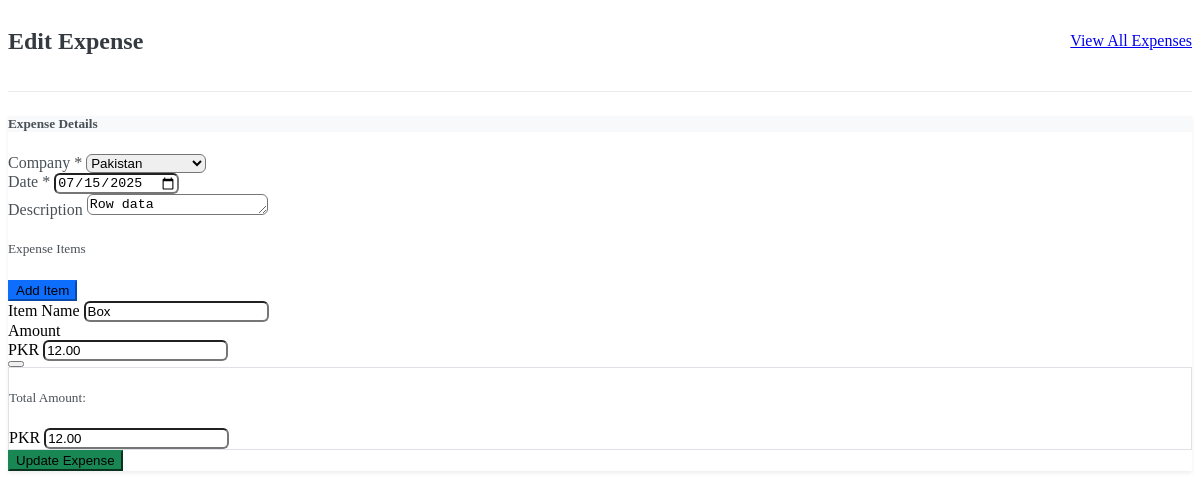
/add_expense.php?edit_id=4, run on the app's committed database.
### tables this page shows
CREATE TABLE `expenses` (
  `id` int(11) NOT NULL,
  `company_id` int(11) NOT NULL,
  `expense_date` date NOT NULL,
  `description` text DEFAULT NULL,
  `total_amount` decimal(10,2) NOT NULL,
  `created_at` timestamp NULL DEFAULT current_timestamp()
);

CREATE TABLE `companies` (
  `id` int(11) NOT NULL,
  `name` varchar(255) NOT NULL,
  `description` text DEFAULT NULL,
  `created_at` timestamp NOT NULL DEFAULT current_timestamp(),
  `updated_at` timestamp NOT NULL DEFAULT current_timestamp() ON UPDATE current_timestamp()
);

CREATE TABLE `expense_items` (
  `id` int(11) NOT NULL,
  `expense_id` int(11) NOT NULL,
  `item_name` varchar(255) NOT NULL,
  `amount` decimal(10,2) NOT NULL
);

### add_expense.php (the view, shortened to what this page needs)
<?php
require_once 'db.php';
$isEdit = false;
$expense = [
    'expense_date' => '',
    'company_id' => '',
    'description' => '',
    'total_amount' => '',
];
$items = [];
if (isset($_GET['edit_id'])) {
    $isEdit = true;
    $edit_id = (int)$_GET['edit_id'];
    $stmt = $conn->prepare("SELECT * FROM expenses WHERE id = ?");
    $stmt->bind_param("i", $edit_id);
    $stmt->execute();
    $result = $stmt->get_result();
    $expense = $result->fetch_assoc();
    $stmt = $conn->prepare("SELECT * FROM expense_items WHERE expense_id = ?");
    $stmt->bind_param("i", $edit_id);
    $stmt->execute();
    $items = $stmt->get_result()->fetch_all(MYSQLI_ASSOC);
}
$companies = $conn->query("SELECT id, name FROM companies ORDER BY name ASC");
?>
<div class="page-header d-flex justify-content-between align-items-center">
    <h2 class="mb-0 text-gray-800 font-weight-bold">
        <?= $isEdit ? 'Edit Expense' : 'Add New Expense' ?>
    </h2>
    <a href="index.php?page=reports_expenses" class="btn btn-outline-primary ms-2">
        <i class="fas fa-list me-1"></i> View All Expenses
    </a>
</div>
<div class="card shadow-sm border-0 rounded-lg mt-4">
    <div class="card-header bg-light py-3 border-bottom">
        <h5 class="mb-0 text-gray-700">
            <i class="fas fa-info-circle me-2"></i>Expense Details
        </h5>
    </div>
    <div class="card-body p-4">
        <form method="POST" action="" autocomplete="off">
            <div class="row g-3 mb-4">
                <div class="col-md-4">
                    <label class="form-label fw-medium text-gray-700">Company <span class="text-danger">*</span></label>
                    <select name="company_id" class="form-select border-2 py-2" required>
                        <?php while ($company = $companies->fetch_assoc()): ?>
                            <option value="<?= $company['id'] ?>" <?= ($expense['company_id'] == $company['id']) ? 'selected' : '' ?>>
                                <?= $company['name'] ?>
                            </option>
                        <?php endwhile; ?>
                    </select>
                </div>
                <div class="col-md-4">
                    <label class="form-label fw-medium text-gray-700">Date <span class="text-danger">*</span></label>
                    <input type="date" name="expense_date" class="form-control border-2 py-2"
                           value="<?= htmlspecialchars($expense['expense_date']) ?>" required>
                </div>
                <div class="col-md-4">
                    <label class="form-label fw-medium text-gray-700">Description</label>
                    <textarea name="description" class="form-control border-2 py-2" rows="1"><?= htmlspecialchars($expense['description']) ?></textarea>
                </div>
            </div>
            <div class="mb-4">
                <div class="d-flex justify-content-between align-items-center mb-3">
                    <h5 class="mb-0 text-gray-700 fw-medium">
                        <i class="fas fa-list-ul me-2"></i>Expense Items
                    </h5>
                    <button type="button" id="add-item" class="btn btn-sm btn-primary">
                        <i class="fas fa-plus me-1"></i> Add Item
                    </button>
                </div>
                <div id="items-container" class="border rounded">
                    <?php if (empty($items)): ?>
                        <div class="item-row p-3 border-bottom">
                            <div class="row g-2 align-items-end">
                                <div class="col-md-6">
                                    <label class="form-label small text-muted">Item Name</label>
                                    <input type="text" name="item_name[]" class="form-control border-1 py-2" placeholder="e.g. Office Supplies" required>
                                </div>
                                <div class="col-md-4">
                                    <label class="form-label small text-muted">Amount</label>
                                    <div class="input-group">
                                        <span class="input-group-text">PKR</span>
                                        <input type="number" name="amount[]" class="form-control border-1 py-2 item-amount" placeholder="0.00" step="0.01" required>
                                    </div>
                                </div>
                                <div class="col-md-2 d-flex">
                                    <button type="button" class="remove-item btn btn-outline-danger btn-sm ms-auto" disabled>
                                        <i class="fas fa-trash"></i>
                                    </button>
                                </div>
                            </div>
                        </div>
                    <?php else: ?>
                        <?php foreach ($items as $item): ?>
                            <div class="item-row p-3 border-bottom">
                                <div class="row g-2 align-items-end">
                                    <div class="col-md-6">
                                        <label class="form-label small text-muted">Item Name</label>
                                        <input type="text" name="item_name[]" class="form-control border-1 py-2" value="<?= htmlspecialchars($item['item_name']) ?>" required>
                                    </div>
                                    <div class="col-md-4">
                                        <label class="form-label small text-muted">Amount</label>
                                        <div class="input-group">
                                            <span class="input-group-text">PKR</span>
                                            <input type="number" name="amount[]" class="form-control border-1 py-2 item-amount" value="<?= htmlspecialchars($item['amount']) ?>" step="0.01" required>
                                        </div>
                                    </div>
                                    <div class="col-md-2 d-flex">
                                        <button type="button" class="remove-item btn btn-outline-danger btn-sm ms-auto">
                                        </button>
                                    </div>
                                </div>
                            </div>
                        <?php endforeach; ?>
                    <?php endif; ?>
                </div>
            </div>
            <div class="total-amount bg-light p-3 rounded d-flex justify-content-between align-items-center mb-4">
                <h5 class="mb-0 text-gray-700 fw-medium">Total Amount:</h5>
                <div class="input-group w-auto">
                    <span class="input-group-text bg-white">PKR</span>
                    <input type="number" name="total_amount" class="form-control border-1 py-2 fw-bold fs-5 text-end"
                           value="<?= htmlspecialchars($expense['total_amount']) ?>" step="0.01" required readonly>
                </div>
            </div>
            <div class="d-flex justify-content-end">
                <button type="submit" class="btn btn-success px-4 py-2 fw-medium">
                    <?= $isEdit ? 'Update Expense' : 'Save Expense' ?>
                </button>
            </div>
        </form>
    </div>
</div>

### add_expense.php (style rules this page uses)
.page-header { display: flex; align-items: center; justify-content: space-between; margin-bottom: 1.5rem; padding-bottom: 1rem; border-bottom: 1px solid #e9ecef; }
.card { border: none; box-shadow: 0 0.125rem 0.25rem rgba(0, 0, 0, 0.075); }
.card-header { background-color: #f8f9fa; }
.form-control, .form-select { border-radius: 0.375rem; }
.item-row { transition: all 0.2s ease; }
.remove-item { transition: all 0.2s ease; }
.total-amount { border: 1px solid #dee2e6; }
.btn-success { background-color: #198754; border-color: #198754; transition: all 0.2s ease; }
.btn-primary { background-color: #0d6efd; border-color: #0d6efd; transition: all 0.2s ease; }
.text-gray-700 { color: #495057; }
.text-gray-800 { color: #343a40; }
.fw-medium { font-weight: 500; }

### data on the page
expenses: company_id "Pakistan", expense_date "07/15/2025", description "Row data", total_amount "12.00"
expense_items: item_name "Box", amount "12.00"
